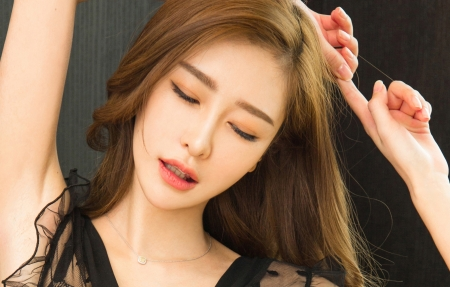
#> input picture Opencv/图片美化/hzz.jpg, 450 x 287 px
$ python '彩色直方图源码.py'   (older library calls are emulated)
#> lines starting #> are read from the running program, lines starting #| are printed output that depends on the picture
import cv2
import numpy as np
import matplotlib.pyplot as plt
img = cv2.imread('hzz.jpg', 1)
#> img is the input picture: shape (287, 450, 3); mean B, G, R 87.2, 111.2, 141.2
imgInfo = img.shape
#> imgInfo = (287, 450, 3)
height = imgInfo[0]
#> height = 287
width = imgInfo[1]
#> width = 450
count_b = np.zeros(256,np.float)
count_g = np.zeros(256,np.float)
count_r = np.zeros(256,np.float)
for i in range(0,height):
    for j in range(0,width):
        (b,g,r) = img[i,j]
        index_b = int(b)
        index_g = int(g)
        index_r = int(r)
        count_b[index_b] = count_b[index_b] + 1
        count_g[index_g] = count_g[index_g] + 1
        count_r[index_r] = count_r[index_r] + 1
#> after the loop, count_b = 256 values, max 2523 at index 31, min 0 at index 246, mean 504.5; count_g = 256 values, max 2312 at index 34, min 0 at index 1, mean 504.5; count_r = 256 values, max 4752 at index 252, min 0 at index 0, mean 504.5
for i in range(0,256):
    count_b[i] = count_b[i]/(height*width)
    count_g[i] = count_g[i] / (height * width)
    count_r[i] = count_r[i] / (height * width)
#> after the loop, count_b = 256 values, max 0.0195 at index 31, min 0 at index 246, mean 0.00391; count_g = 256 values, max 0.0179 at index 34, min 0 at index 1, mean 0.00391; count_r = 256 values, max 0.0368 at index 252, min 0 at index 0, mean 0.00391
x = np.linspace(0,255,256)
y1 = count_b
#> y1 has the same summary as count_b
y2 = count_g
#> y2 has the same summary as count_g
y3 = count_r
#> y3 has the same summary as count_r
plt.figure()
plt.bar(x,y1,0.9,alpha=1,color='b')
plt.figure()
plt.bar(x,y2,0.9,alpha=1,color='g')
plt.figure()
plt.bar(x,y3,0.9,alpha=1,color='r')
plt.show()
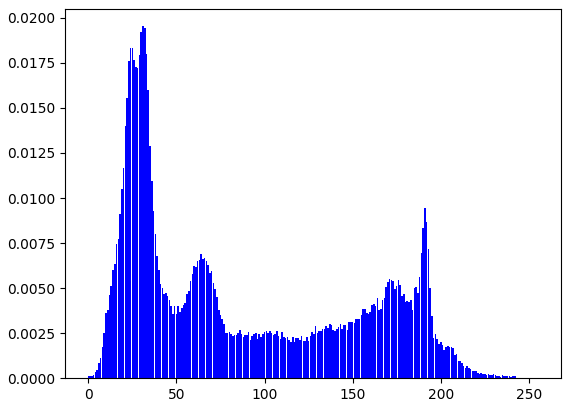
#> figure drawn by matplotlib, 1 panel; tallest bar 0.0195 high, from x = 30.55 to 31.45
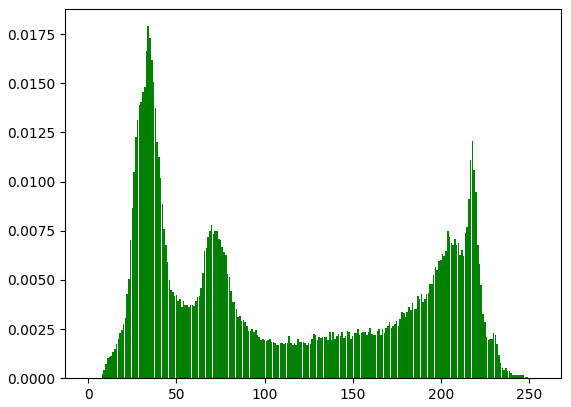
#> figure drawn by matplotlib, 1 panel; tallest bar 0.0179 high, from x = 33.55 to 34.45
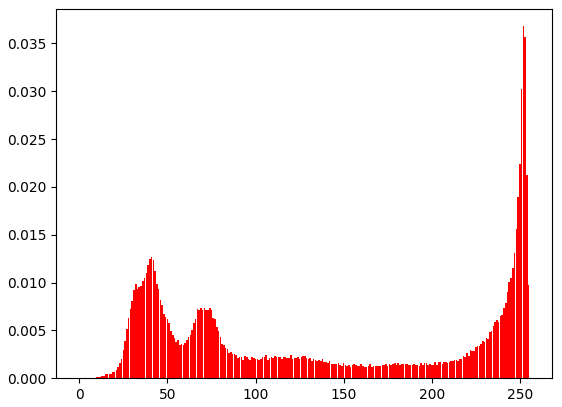
#> figure drawn by matplotlib, 1 panel; tallest bar 0.0368 high, from x = 251.6 to 252.5
cv2.waitKey(0)

$ run again, with Opencv/图片美化/dy.jpg copied over Opencv/图片美化/hzz.jpg
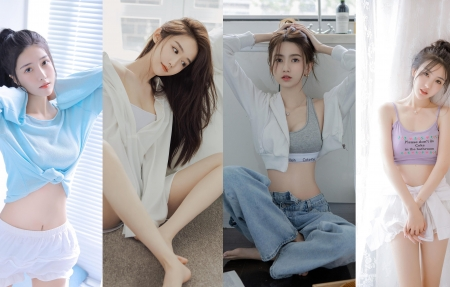
#> input picture Opencv/图片美化/dy.jpg, 450 x 287 px
#> img is the input picture: shape (287, 450, 3); mean B, G, R 170.6, 168.4, 169.8
#> after the loop `for i in range(0,height):`: count_b = 256 values, max 5549 at index 255, min 77 at index 0, mean 504.5; count_g = 256 values, max 3127 at index 254, min 28 at index 0, mean 504.5; count_r = 256 values, max 2813 at index 254, min 52 at index 0, mean 504.5
#> after the loop `for i in range(0,256):`: count_b = 256 values, max 0.043 at index 255, min 0.000596 at index 0, mean 0.00391; count_g = 256 values, max 0.0242 at index 254, min 0.000217 at index 0, mean 0.00391; count_r = 256 values, max 0.0218 at index 254, min 0.000403 at index 0, mean 0.00391
#> y1 has the same summary as count_b
#> y2 has the same summary as count_g
#> y3 has the same summary as count_r
#> `plt.show()`:
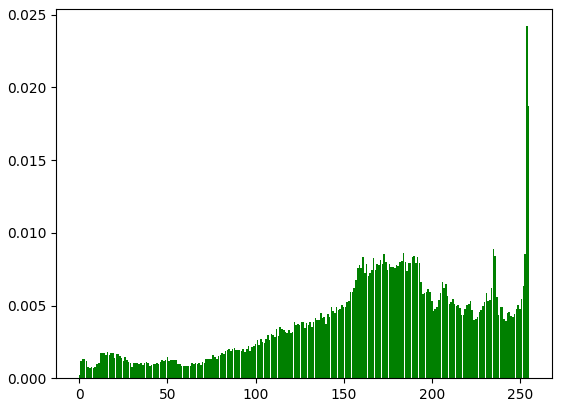
#> figure drawn by matplotlib, 1 panel; tallest bar 0.0242 high, from x = 253.6 to 254.5
#> `plt.show()`:
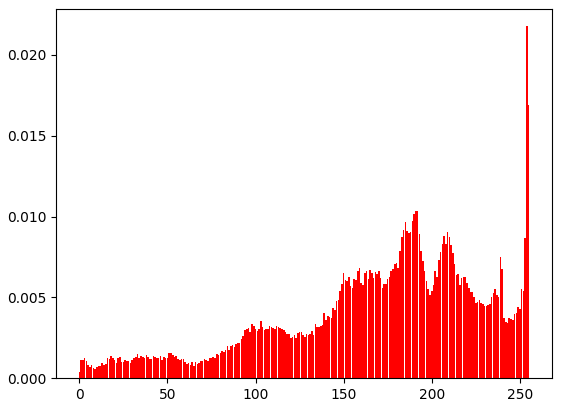
#> figure drawn by matplotlib, 1 panel; tallest bar 0.0218 high, from x = 253.6 to 254.5
